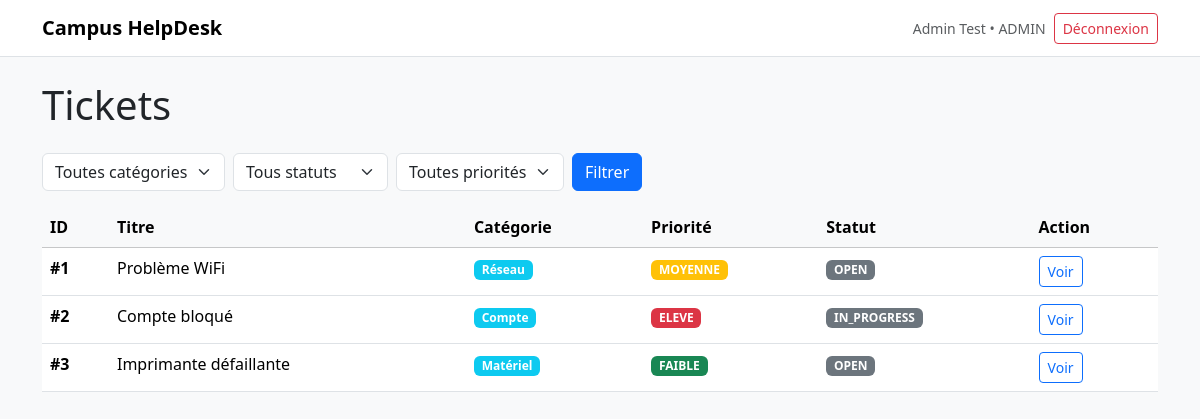
Screenshot of /public/index.php?route=tickets (signed in) with the database file from the repository.
### tables this page shows
CREATE TABLE tickets (
  id INT AUTO_INCREMENT PRIMARY KEY,
  titre VARCHAR(255) NOT NULL,
  description TEXT NOT NULL,
  categorie_id INT NOT NULL,
  priorite ENUM('FAIBLE','MOYENNE','ELEVE') NOT NULL DEFAULT 'MOYENNE',
  statut ENUM('OPEN','IN_PROGRESS','RESOLVED','CLOSED') NOT NULL DEFAULT 'OPEN',
  auteur_id INT NOT NULL,
  technicien_id INT DEFAULT NULL,
  created_at DATETIME NOT NULL DEFAULT CURRENT_TIMESTAMP,
  updated_at DATETIME NOT NULL DEFAULT CURRENT_TIMESTAMP ON UPDATE CURRENT_TIMESTAMP,
  FOREIGN KEY (categorie_id) REFERENCES categories(id),
  FOREIGN KEY (auteur_id) REFERENCES utilisateurs(id),
  FOREIGN KEY (technicien_id) REFERENCES utilisateurs(id)
);

CREATE TABLE categories (
  id INT AUTO_INCREMENT PRIMARY KEY,
  nom VARCHAR(100) NOT NULL UNIQUE,
  description TEXT,
  created_at DATETIME NOT NULL DEFAULT CURRENT_TIMESTAMP,
  updated_at DATETIME NOT NULL DEFAULT CURRENT_TIMESTAMP ON UPDATE CURRENT_TIMESTAMP
);

### app/core/View.php (called while the page is built, shortened)
<?php
class View {
  public static function render($view, $data = array()) {
    require __DIR__ . '/../views/layouts/main.php';
  }
}

### app/controllers/TicketController.php (called while the page is built, shortened)
<?php
require_once __DIR__ . '/../core/Auth.php';
require_once __DIR__ . '/../core/View.php';
require_once __DIR__ . '/../models/TicketModel.php';
class TicketController {
  public function index() {
    $u = Auth::user();
    $statut = isset($_GET['statut']) ? $_GET['statut'] : null;
    $priorite = isset($_GET['priorite']) ? $_GET['priorite'] : null;
    $categorieId = isset($_GET['categorie_id']) ? intval($_GET['categorie_id']) : null;
    $tickets = [];
    $categories = [];
    try {
      $categories = (new CategoryModel())->all();
      if ($u['role'] === 'ETUDIANT') {
        $tickets = (new TicketModel())->findByUser($u['id'], $statut, $priorite, $categorieId);
      } else {
        $tickets = (new TicketModel())->all($statut, $priorite, $categorieId);
      }
    } catch (Exception $e) {
      $tickets = [];
      $categories = [];
    }
    View::render('tickets/index', ['title' => 'Tickets', 'tickets' => $tickets, 'categories' => $categories]);
  }
}

### public/index.php (called while the page is built, shortened)
<?php
require_once __DIR__ . '/../app/core/Router.php';
require_once __DIR__ . '/../app/controllers/TicketController.php';
$route = isset($_GET['route']) ? $_GET['route'] : '';
Router::dispatch($route);

### app/core/Auth.php (called while the page is built, shortened)
<?php
class Auth {
  public static function user() {
    return isset($_SESSION['user']) ? $_SESSION['user'] : null;
  }
}

### app/core/Database.php (called while the page is built)
<?php
class Database {
  private static $pdo = null;
  public static function pdo() {
    if (self::$pdo === null) {
      $dsn = 'mysql:host=127.0.0.1;dbname=campus_helpdesk;charset=utf8mb4';
      self::$pdo = new PDO($dsn, 'root', 'root', array(
        PDO::ATTR_ERRMODE => PDO::ERRMODE_EXCEPTION,
        PDO::ATTR_DEFAULT_FETCH_MODE => PDO::FETCH_ASSOC,
        PDO::ATTR_EMULATE_PREPARES => false,
      ));
    }
    return self::$pdo;
  }
}

### app/models/TicketModel.php (called while the page is built, shortened)
<?php
require_once __DIR__ . '/../core/Database.php';
class TicketModel {
  public function all($statut = null, $priorite = null, $categorieId = null) {
    $sql = 'SELECT t.*, c.nom as categorie_nom FROM tickets t LEFT JOIN categories c ON t.categorie_id = c.id';
    $params = array();
    $sql .= ' ORDER BY t.created_at DESC';
    $stmt = Database::pdo()->prepare($sql);
    $stmt->execute($params);
    return $stmt->fetchAll();
  }
}

### app/views/tickets/index.php (the view, shortened to what this page needs)
<h1 class="mb-4">Tickets</h1>
<form class="row g-2 mb-3" method="get" action="index.php">
  <div class="col-auto">
    <select name="categorie_id" class="form-select">
      <option value="">Toutes catégories</option>
    </select>
  </div>
  <div class="col-auto">
    <select name="statut" class="form-select">
      <option value="">Tous statuts</option>
    </select>
  </div>
  <div class="col-auto">
    <select name="priorite" class="form-select">
      <option value="">Toutes priorités</option>
    </select>
  </div>
  <div class="col-auto">
    <button type="submit" class="btn btn-primary">Filtrer</button>
  </div>
</form>
<div class="table-responsive">
  <table class="table table-hover">
    <thead class="table-light">
      <tr>
        <th>ID</th>
        <th>Titre</th>
        <th>Catégorie</th>
        <th>Priorité</th>
        <th>Statut</th>
        <th>Action</th>
      </tr>
    </thead>
    <tbody>
      <?php if (empty($tickets)): ?>
        <tr>
          <td colspan="6" class="text-center text-muted">Aucun ticket.</td>
        </tr>
      <?php else: ?>
        <?php foreach ($tickets as $ticket): ?>
          <tr>
            <td><strong>#<?php echo intval($ticket['id']); ?></strong></td>
            <td><?php echo htmlspecialchars($ticket['titre']); ?></td>
            <td>
              <span class="badge bg-info"><?php echo htmlspecialchars($ticket['categorie_nom'] ?? 'N/A'); ?></span>
            </td>
            <td>
              <?php
                $priorityBg = $ticket['priorite'] === 'ELEVE' ? 'danger' : ($ticket['priorite'] === 'MOYENNE' ? 'warning' : 'success');
              ?>
              <span class="badge bg-<?php echo $priorityBg; ?>"><?php echo htmlspecialchars($ticket['priorite']); ?></span>
            </td>
            <td>
              <span class="badge bg-secondary"><?php echo htmlspecialchars($ticket['statut']); ?></span>
            </td>
            <td>
              <a href="index.php?route=ticket&id=<?php echo intval($ticket['id']); ?>" class="btn btn-sm btn-outline-primary">Voir</a>
            </td>
          </tr>
        <?php endforeach; ?>
      <?php endif; ?>
    </tbody>
  </table>
</div>

### app/core/Router.php (shortened to what this page needs)
<?php
class Router {
  public static function dispatch($route) {
    switch ($route) {
      case 'tickets':
        (new TicketController())->index();
        return;
    }
  }
}

### app/views/layouts/main.php (shortened to what this page needs)
<!doctype html>
<html lang="fr">
<head>
  <link href="https://cdn.jsdelivr.net/npm/bootstrap@5.3.3/dist/css/bootstrap.min.css" rel="stylesheet">
  <link href="assets/css/style.css" rel="stylesheet">
</head>
<body class="bg-light">
  <?php require __DIR__ . '/../partials/navbar.php'; ?>
  <main class="container py-4">
    <?php require __DIR__ . '/../' . $view . '.php'; ?>
  </main>
</body>
</html>

### app/views/partials/navbar.php (shortened to what this page needs)
<?php
require_once __DIR__ . '/../../core/Auth.php';
$u = Auth::user();
?>
<nav class="navbar navbar-expand-lg bg-white border-bottom">
  <div class="container">
    <a class="navbar-brand fw-bold" href="index.php">Campus HelpDesk</a>
    <div class="ms-auto d-flex align-items-center gap-2">
      <span class="text-muted small">
        <?php if ($u): ?>
          <?php echo htmlspecialchars($u['nom']); ?> • <?php echo htmlspecialchars($u['role']); ?>
        <?php else: ?>
          Non connecté
        <?php endif; ?>
      </span>
      <?php if ($u): ?>
        <a class="btn btn-sm btn-outline-danger" href="index.php?route=logout">Déconnexion</a>
      <?php else: ?>
        <a class="btn btn-sm btn-primary" href="index.php?route=login">Connexion</a>
      <?php endif; ?>
    </div>
  </div>
</nav>

### public/assets/css/style.css (style rules this page uses)
:root { --radius: 16px; }
.navbar { position: sticky; top: 0; z-index: 10; }

### rows the page displays
tickets: id "1", titre "Problème WiFi", categorie.nom "Réseau", priorite "MOYENNE", statut "OPEN"
tickets: id "2", titre "Compte bloqué", categorie.nom "Compte", priorite "ELEVE", statut "IN_PROGRESS"
tickets: id "3", titre "Imprimante défaillante", categorie.nom "Matériel", priorite "FAIBLE", statut "OPEN"

### other values shown
$u['nom'] "Admin Test"
$u['role'] "ADMIN"
